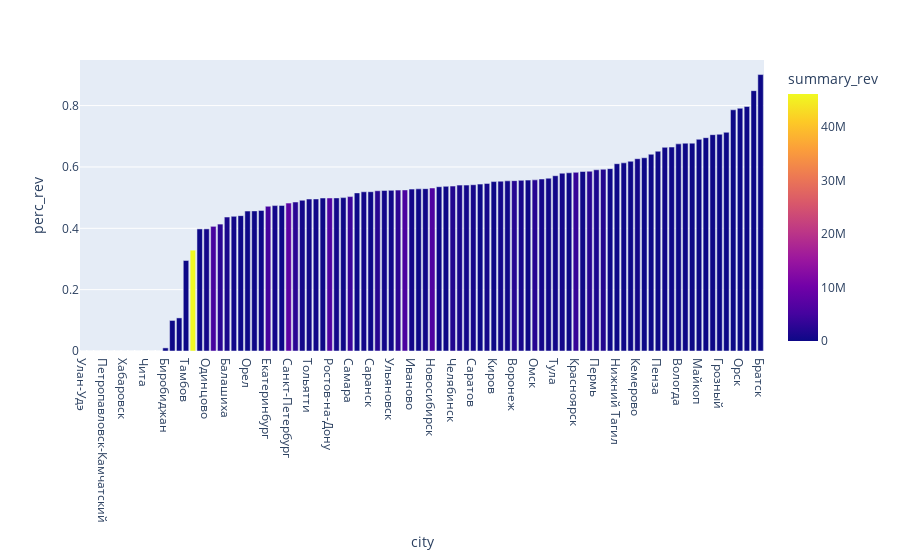

Notebook cell for this chart:
### Markdown cell above
График тот же самый что и выше но с Москвой (подтверждаются предыдущие выводы)

### Code cell
px.bar(compare_disc.sort_values('perc_rev'), x = 'city',y ='perc_rev', 
       hover_data= ['summary_rev'], color = 'summary_rev')
